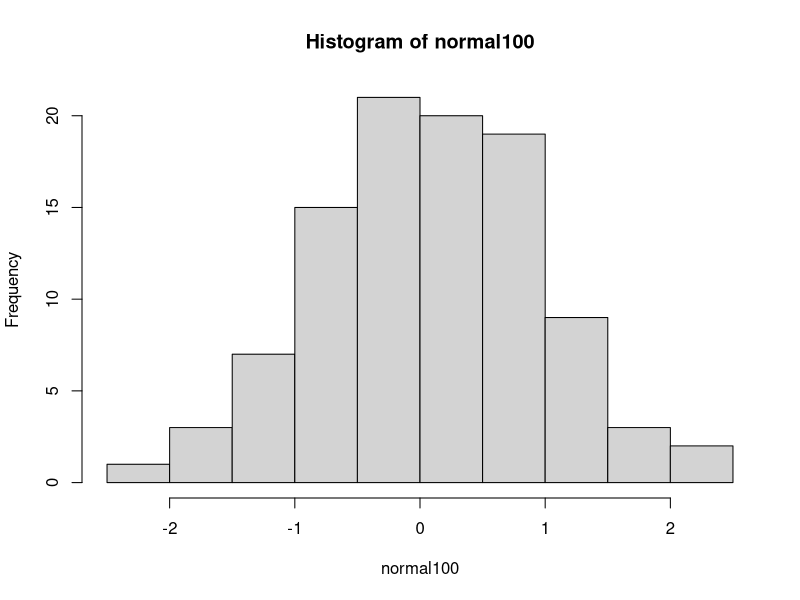
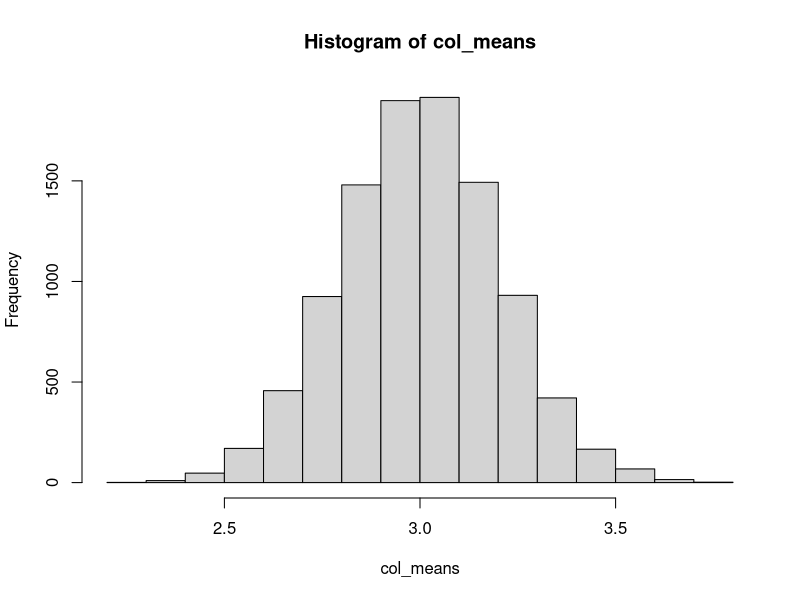

Write R code to recreate these figures, in order.
## ---- chunk 1
set.seed(1) # Please don't remove this code!
## ---- chunk 2
rnorm(n = 5, mean = 10, sd = 3)
## ---- chunk 3
normal100 <- rnorm(n = 100)
mean(normal100)
sd(normal100)
## ---- chunk 4
hist(normal100)
## ---- chunk 5
normal10 <- rnorm(n=10)
normal1000 <- rnorm(n=1000)
normal10000 <- rnorm(n=10000)
normal100000 <- rnorm(n=100000)
## ---- chunk 6
samplemeans<- c(mean(normal10), mean(normal100), mean(normal1000), mean(normal10000), mean(normal100000))
samplemeans
length(samplemeans)
## ---- chunk 7
normal1mil <- rnorm(n=1000000, mean=3, sd =2)
mean(normal1mil)
## ---- chunk 8
sd(normal1mil)
mean(normal1mil[normal1mil > 3])
## ---- chunk 9
normal1mil_mat <- matrix(data= normal1mil, nrow= 100, ncol = 10000)
## ---- chunk 10
mean(normal1mil_mat[,1234])
## ---- chunk 11
samp_size <- 100
col_means <- colSums(normal1mil_mat)/samp_size
## ---- chunk 12
hist(col_means)
